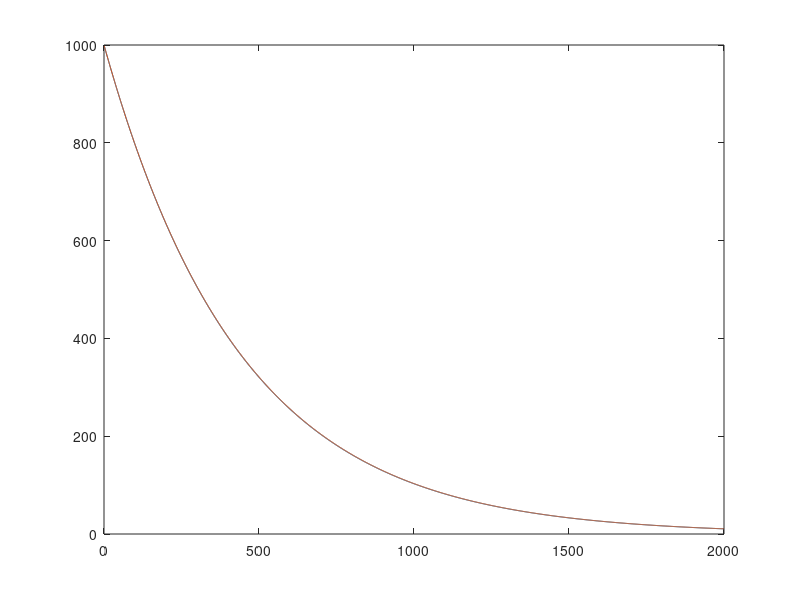

This figure's MATLAB source:
%{
complete information
name:[]
UID:[]
put on website:[yes or no]
%}
function code_template()
N0 = 1000; % initial number of uranium atoms
N=N0;
years = 2000;  % the year interval
dt = 1e7;           % time step in years
tau = 4.4e9;        % mean lifetime of U238
ret1 = zeros(1,years); %save the value with
ret2 = zeros(1,years);
for i = 1:years
    N = N-(N/tau)*dt;
    ret1(i) = N;
    ret2(i) = N0*exp(-(i*dt)/tau);
end
figure
plot([1:1:years],ret1)
hold on 
plot([1:1:years],ret2)
end
